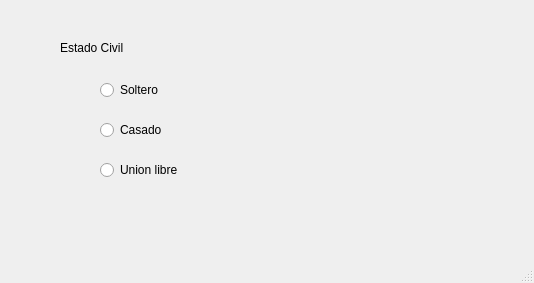
<?xml version="1.0" encoding="UTF-8"?>
<ui version="4.0">
 <class>MainWindow</class>
 <widget class="QMainWindow" name="MainWindow">
  <property name="geometry">
   <rect>
    <x>0</x>
    <y>0</y>
    <width>534</width>
    <height>283</height>
   </rect>
  </property>
  <property name="windowTitle">
   <string>MainWindow</string>
  </property>
  <widget class="QWidget" name="centralwidget">
   <widget class="QRadioButton" name="rb_soltero">
    <property name="geometry">
     <rect>
      <x>100</x>
      <y>80</y>
      <width>99</width>
      <height>20</height>
     </rect>
    </property>
    <property name="text">
     <string>Soltero</string>
    </property>
   </widget>
   <widget class="QRadioButton" name="rb_casado">
    <property name="geometry">
     <rect>
      <x>100</x>
      <y>120</y>
      <width>99</width>
      <height>20</height>
     </rect>
    </property>
    <property name="text">
     <string>Casado</string>
    </property>
   </widget>
   <widget class="QRadioButton" name="rb_unionlibre">
    <property name="geometry">
     <rect>
      <x>100</x>
      <y>160</y>
      <width>99</width>
      <height>20</height>
     </rect>
    </property>
    <property name="text">
     <string>Union libre</string>
    </property>
   </widget>
   <widget class="QLabel" name="label">
    <property name="geometry">
     <rect>
      <x>60</x>
      <y>40</y>
      <width>121</width>
      <height>16</height>
     </rect>
    </property>
    <property name="text">
     <string>Estado Civil</string>
    </property>
   </widget>
  </widget>
  <widget class="QMenuBar" name="menubar">
   <property name="geometry">
    <rect>
     <x>0</x>
     <y>0</y>
     <width>534</width>
     <height>24</height>
    </rect>
   </property>
  </widget>
  <widget class="QStatusBar" name="statusbar"/>
 </widget>
 <resources/>
 <connections/>
</ui>
